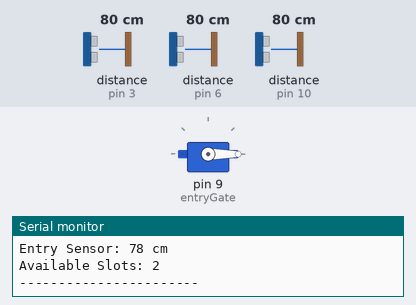
The sketch below on a simulated Arduino Uno, built with avr-gcc and run on an emulated ATmega328P. On the bench: servo, the last lines printed to the serial monitor. Wiring (inferred from the names in the program): 3 × ultrasonic range finder: trigger pin 2, echo pin 10 / trigger pin 4, echo pin 3 / trigger pin 8, echo pin 6. Inputs (shaded band) come from the test bench; at power-on: distance to the obstacle (sensors on pin 6, pin 3, pin 10) 80 cm. The echo pulse lasts 58.3 µs per cm; random numbers use the default seed unless the sketch sets one.

Above: at 2.4 s.
2.5 s: distance to the obstacle (sensor on pin 6) set to 9 cm
6.0 s: distance to the obstacle (sensor on pin 6) set to 6 cm
At 7.1 s:
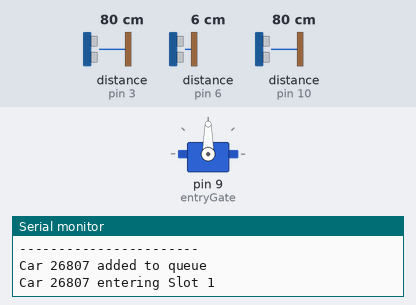
17.5 s: distance to the obstacle (sensor on pin 6) set to 2 cm
Timing chart, 0 to 23.7 s (numbered marks = the images above; inputs shaded):
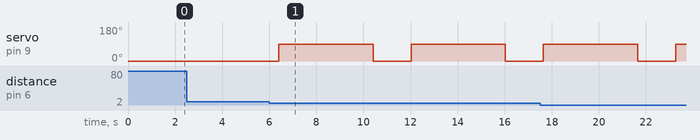

The sketch:

smart_parking.ino
```cpp
#include <Servo.h>

/* ---------------- PIN DEFINITIONS ---------------- */

#define TRIG_ENTRY   8
#define ECHO_ENTRY   6

#define TRIG_SLOT1   4
#define ECHO_SLOT1   3

#define TRIG_SLOT2   2
#define ECHO_SLOT2   10

/* ---------------- SERVO ---------------- */

Servo entryGate;

/* ---------------- SLOT & HEAP VARIABLES ---------------- */

const int MAX_SLOTS = 2;

int minHeap[MAX_SLOTS];
int heapSize = 0;

const int slotTrig[MAX_SLOTS] = { TRIG_SLOT1, TRIG_SLOT2 };
const int slotEcho[MAX_SLOTS] = { ECHO_SLOT1, ECHO_SLOT2 };

bool slotOccupied[MAX_SLOTS] = { false, false };

/* ---------------- QUEUE VARIABLES ---------------- */

const int MAX_QUEUE = 5;

int carQueue[MAX_QUEUE];
int front = 0;
int rear  = 0;

/* ---------------- QUEUE FUNCTIONS ---------------- */

bool isQueueFull()
{
    return ((rear + 1) % MAX_QUEUE == front);
}

bool isQueueEmpty()
{
    return (front == rear);
}

void enqueue(int carID)
{
    if (!isQueueFull())
    {
        carQueue[rear] = carID;
        rear = (rear + 1) % MAX_QUEUE;

        Serial.print("Car ");
        Serial.print(carID);
        Serial.println(" added to queue");
    }
}

int dequeue()
{
    if (!isQueueEmpty())
    {
        int carID = carQueue[front];
        front = (front + 1) % MAX_QUEUE;
        return carID;
    }
    return -1;
}

/* ---------------- MIN HEAP FUNCTIONS ---------------- */

void heapifyUp(int i)
{
    while (i != 0 && minHeap[(i - 1) / 2] > minHeap[i])
    {
        int temp = minHeap[i];
        minHeap[i] = minHeap[(i - 1) / 2];
        minHeap[(i - 1) / 2] = temp;

        i = (i - 1) / 2;
    }
}

void heapifyDown(int i)
{
    int smallest = i;
    int left  = 2 * i + 1;
    int right = 2 * i + 2;

    if (left < heapSize && minHeap[left] < minHeap[smallest])
        smallest = left;

    if (right < heapSize && minHeap[right] < minHeap[smallest])
        smallest = right;

    if (smallest != i)
    {
        int temp = minHeap[i];
        minHeap[i] = minHeap[smallest];
        minHeap[smallest] = temp;

        heapifyDown(smallest);
    }
}

void insertHeap(int slotID)
{
    minHeap[heapSize] = slotID;
    heapifyUp(heapSize);
    heapSize++;
}

int extractMin()
{
    if (heapSize <= 0)
        return -1;

    int root = minHeap[0];
    minHeap[0] = minHeap[heapSize - 1];
    heapSize--;

    heapifyDown(0);

    return root;
}

/* ---------------- ULTRASONIC DISTANCE FUNCTION ---------------- */

int checkDistance(int trig, int echo)
{
    digitalWrite(trig, LOW);
    delayMicroseconds(2);

    digitalWrite(trig, HIGH);
    delayMicroseconds(10);

    digitalWrite(trig, LOW);

    long duration = pulseIn(echo, HIGH, 30000);

    if (duration == 0)
        return 999;

    return duration * 0.034 / 2;
}

/* ---------------- SETUP ---------------- */

void setup()
{
    Serial.begin(9600);

    pinMode(TRIG_ENTRY, OUTPUT);
    pinMode(ECHO_ENTRY, INPUT);

    for (int i = 0; i < MAX_SLOTS; i++)
    {
        pinMode(slotTrig[i], OUTPUT);
        pinMode(slotEcho[i], INPUT);

        insertHeap(i);   // All slots initially available
    }

    entryGate.attach(9);
    entryGate.write(0);   // Gate closed

    Serial.println("Smart Parking System Ready with Min Heap");
}

/* ---------------- LOOP ---------------- */

void loop()
{
    int distanceEntry = checkDistance(TRIG_ENTRY, ECHO_ENTRY);

    /* ---- Update Slot Status ---- */

    int availableSlots = 0;

    for (int i = 0; i < MAX_SLOTS; i++)
    {
        int d = checkDistance(slotTrig[i], slotEcho[i]);

        bool prevOccupied = slotOccupied[i];
        slotOccupied[i] = (d < 10);

        if (!slotOccupied[i] && prevOccupied)
            insertHeap(i);   // Slot freed

        if (!slotOccupied[i])
            availableSlots++;

        Serial.print("Slot ");
        Serial.print(i + 1);
        Serial.print(": ");
        Serial.print(slotOccupied[i] ? "Occupied" : "Available");
        Serial.print(" (");
        Serial.print(d);
        Serial.println(" cm)");
    }

    Serial.print("Entry Sensor: ");
    Serial.print(distanceEntry);
    Serial.println(" cm");

    Serial.print("Available Slots: ");
    Serial.println(availableSlots);

    Serial.println("-----------------------");

    /* ---- Enqueue Car ---- */

    if (distanceEntry < 7 && !isQueueFull())
    {
        static unsigned long lastTime = 0;

        if (millis() - lastTime > 4000)
        {
            int carID = random(10000, 99999);
            enqueue(carID);
            lastTime = millis();
        }
    }

    /* ---- Allow Car Entry ---- */

    if (!isQueueEmpty() && heapSize > 0)
    {
        int slotID = extractMin();

        if (!slotOccupied[slotID])
        {
            int carID = dequeue();

            Serial.print("Car ");
            Serial.print(carID);
            Serial.print(" entering Slot ");
            Serial.println(slotID + 1);

            entryGate.write(90);
            delay(4000);
            entryGate.write(0);

            slotOccupied[slotID] = true;

            Serial.println("Gate Closed");
        }
        else
        {
            insertHeap(slotID);
        }
    }

    delay(1500);
}
```

Measured:
- the behaviour switches between 8 and 7 cm on distance to the obstacle (sensor on pin 6) (found by bisection; images 0 and 1)
- after the input at 6.0 s, servo on pin 9 (entryGate): alternates 90° for 4.0 s and 0° for 1.6 s, starting after 0.41 s
